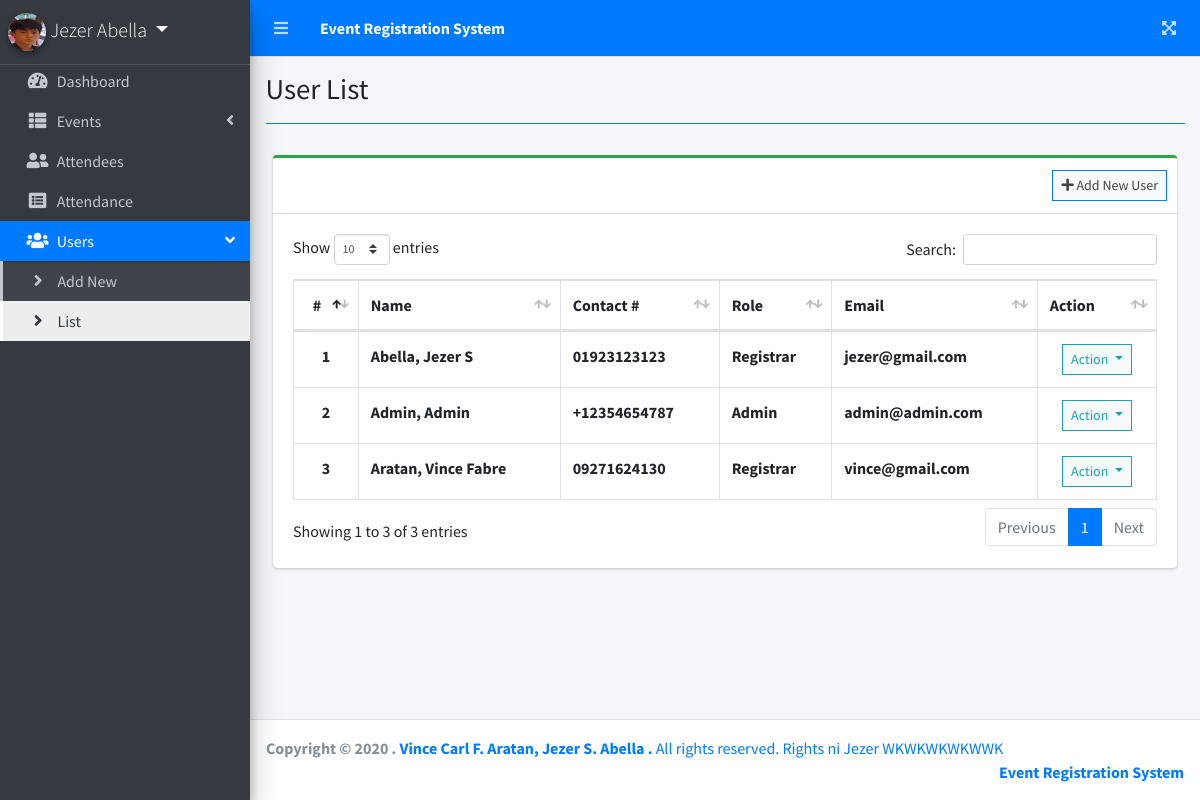
Screenshot of /admin/index.php?page=user_list (signed in) with the database file from the repository.
### tables this page shows
CREATE TABLE `users` (
  `id` int(30) NOT NULL,
  `firstname` varchar(200) NOT NULL,
  `lastname` varchar(200) NOT NULL,
  `middlename` varchar(200) NOT NULL,
  `contact` varchar(100) NOT NULL,
  `address` text NOT NULL,
  `email` varchar(200) NOT NULL,
  `password` text NOT NULL,
  `type` tinyint(1) NOT NULL DEFAULT 2 COMMENT '1=Admin,2= users',
  `avatar` text NOT NULL,
  `date_created` datetime NOT NULL DEFAULT current_timestamp()
);

### admin/user_list.php (the view, shortened to what this page needs)
<?php include'db_connect.php' ?>
<div class="col-lg-12">
	<div class="card card-outline card-success">
		<div class="card-header">
			<div class="card-tools">
				<a class="btn btn-block btn-sm btn-default btn-flat border-primary" href="./index.php?page=new_user"><i class="fa fa-plus"></i> Add New User</a>
			</div>
		</div>
		<div class="card-body">
			<table class="table tabe-hover table-bordered" id="list">
				<thead>
					<tr>
						<th class="text-center">#</th>
						<th>Name</th>
						<th>Contact #</th>
						<th>Role</th>
						<th>Email</th>
						<th>Action</th>
					</tr>
				</thead>
				<tbody>
					<?php
					$i = 1;
					$type = array('',"Admin","Registrar");
					$qry = $conn->query("SELECT *,concat(lastname,', ',firstname,' ',middlename) as name FROM users order by concat(lastname,', ',firstname,' ',middlename) asc");
					while($row= $qry->fetch_assoc()):
					?>
					<tr>
						<th class="text-center"><?php echo $i++ ?></th>
						<td><b><?php echo ucwords($row['name']) ?></b></td>
						<td><b><?php echo $row['contact'] ?></b></td>
						<td><b><?php echo $type[$row['type']] ?></b></td>
						<td><b><?php echo $row['email'] ?></b></td>
						<td class="text-center">
							<button type="button" class="btn btn-default btn-sm btn-flat border-info wave-effect text-info dropdown-toggle" data-toggle="dropdown" aria-expanded="true">
		                      Action
		                    </button>
						</td>
					</tr>
				<?php endwhile; ?>
				</tbody>
			</table>
		</div>
	</div>
</div>

### rows the page displays
users: name "Abella, Jezer S", contact "01923123123", type "Registrar", email "jezer@gmail.com"
users: name "Admin, Admin", contact "+12354654787", type "Admin", email "admin@admin.com"
users: name "Aratan, Vince Fabre", contact "09271624130", type "Registrar", email "vince@gmail.com"

### other values shown
$_SESSION['login_firstname'].' '.$_SESSION['login_lastname'] "Jezer Abella"
$title "User List"
